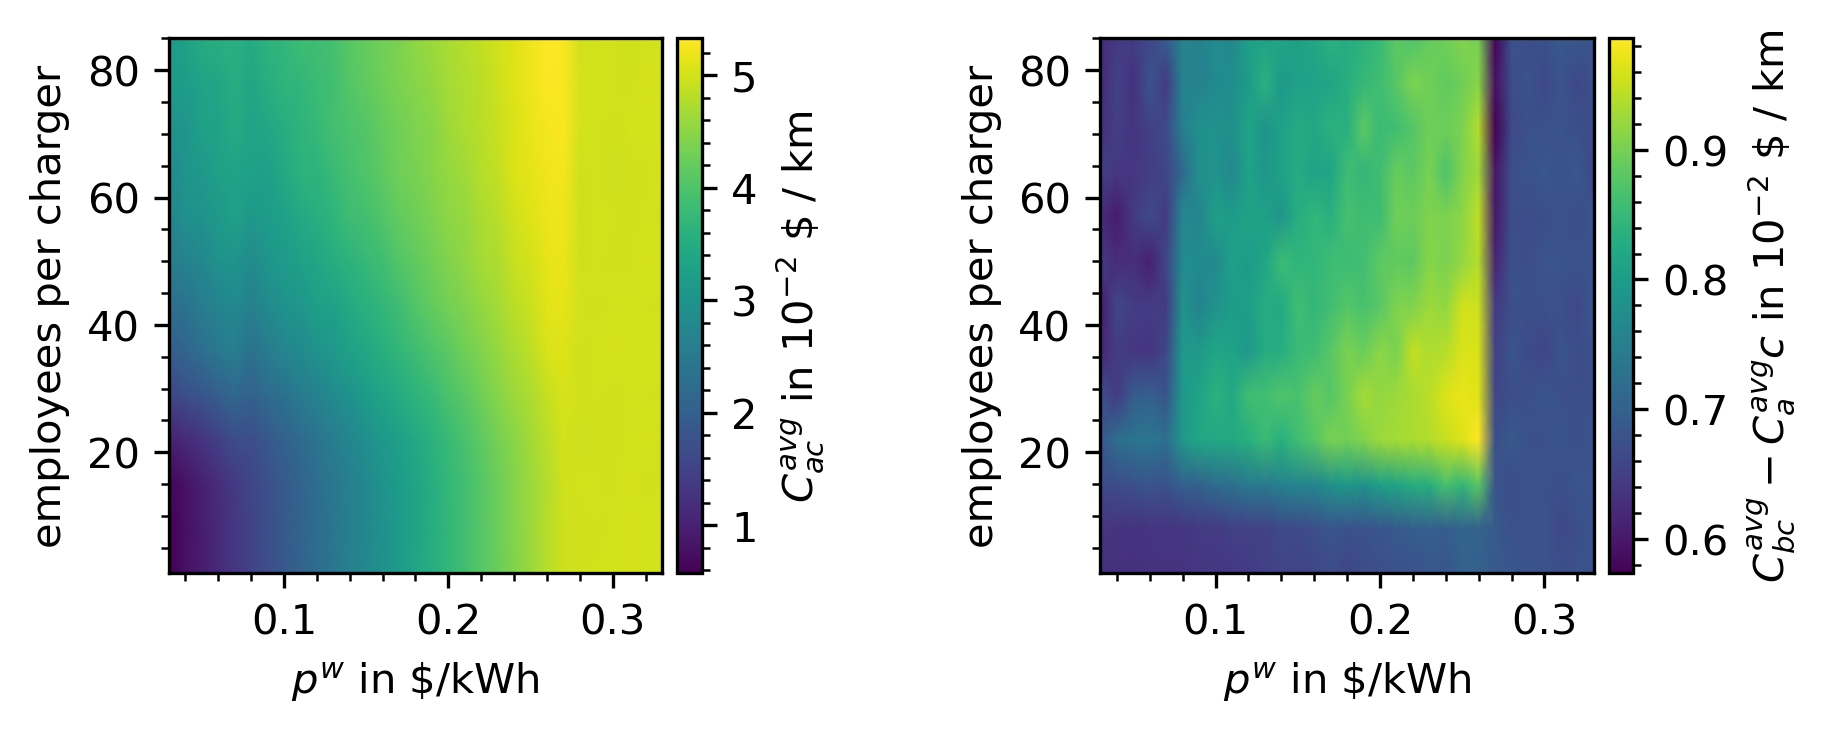

This figure's Python source:
# -*- coding: utf-8 -*-
"""
Created on Wed Aug 11 14:00:30 2021

@author: S3739258
"""

import os
import fiona

import matplotlib.pyplot as plt
import matplotlib.patches
import matplotlib as mpl
from mpl_toolkits.axes_grid1 import make_axes_locatable


from parameters import Parameters
from output_data import OutputData
from console_output import ConsoleOutput
from cast import Cast
from csv_helper import CSVHelper

# constants
SINGLE_RUN = ["charge_received_time_series", "charger_utilisation_time_series",
              "location_time_series"]
D1_SWEEP = ["sweep_data"]
D2_SWEEP = ["avg_cost", "avg_cost_apartment", "avg_cost_house_no_pv",
            "avg_cost_house_pv", "charge_emergency", "charge_grid",
            "charge_held_back", "charge_pv", "charge_work", "utilisation"]
PATH = "results"

MY_DPI = 96
mpl.rcParams['figure.dpi'] = 300

# ### comparison parameters
# general
nbr_of_agents = 2400
# run A
season = "1"
model = 6
addendum = ""
identifier = "avg_cost"

file_left = "model_6_nbr_agents_2400_season_avg_avg_cost.csv"
file_right = "model_4-6_nbr_agents_2400_season_avg-avg_-_diff_avg_cost.csv"
            
def read_data(relative_path, file_name):
    cast = Cast("difference_tool")
    csv_helper = CSVHelper(relative_path, file_name, skip_header=False)
    firstRowRead = False
    first_row, front_col, data = [], [], []
    for row in csv_helper.data:
        if not firstRowRead:
            first_row = [cell for cell in row]
            firstRowRead = True
        else:
            front_col.append(row[0])
            data.append([cast.to_float(cell, "data_cell") for cell in row[1:]])
    return first_row, front_col, data


cast = Cast("Analysis")

first_row_left,  front_col_left,  data_left  = read_data(PATH, file_left)
first_row_right, front_col_right, data_right = read_data(PATH, file_right)

for i, _ in enumerate(data_left):
    for j, __ in enumerate(_):
        data_left[i][j] *= 10**2
for i, _ in enumerate(data_right):
    for j, __ in enumerate(_):
        data_right[i][j] *= 10**2

cmap = mpl.cm.viridis
x_label_left = "$p^w$ in \$/kWh"
x_label_right = "$p^w$ in \$/kWh"
y_label_left = "Employees per charger"
y_label_right = "Employees per charger"
z_label_left = "$C^{avg}_{adv}$ in $10^{-2}$ \$/km"
z_label_right = "$C^{avg}_{bsc} - C^{avg}_{adv}$ in $10^{-2}$ \$/km"

x_ticks_left = [cast.to_float(i, "first_row_cell")\
                for i in first_row_left[1:]]
x_ticks_right = [cast.to_float(i, "first_row_cell")\
                 for i in first_row_right[1:]]
y_ticks_left = [cast.to_int(i, "front_col_cell") \
                for i in front_col_left]
y_ticks_right = [cast.to_int(i, "front_col_cell") \
                 for i in front_col_right]

cm = 1/2.54
fontsize=8

fig = plt.figure(figsize=(16*cm, 5*cm))
gs = fig.add_gridspec(1, 2, wspace=1.3*cm)
ax = gs.subplots(sharex=False, sharey=False)

vmin_left=min([min(row) for row in data_left])
vmin_right=min([min(row) for row in data_right])
vmax_left=max([max(row) for row in data_left])
vmax_right=max([max(row) for row in data_right])
norm_left = mpl.colors.Normalize(vmin=vmin_left, vmax=vmax_left)
norm_right = mpl.colors.Normalize(vmin=vmin_left, vmax=vmax_right)

ax[0].pcolormesh(x_ticks_left, y_ticks_left, data_left, cmap=cmap,
              shading='gouraud', vmin=vmin_left, vmax=vmax_left)
ax[0].set_xlabel(x_label_left, fontsize=fontsize)
ax[0].set_ylabel(y_label_left, fontsize=fontsize)
ax[0].minorticks_on()
ax[0].tick_params(labelsize=fontsize)

divider = make_axes_locatable(ax[0])
cax = divider.append_axes("right", size="5%", pad=0.05)
cbar = plt.colorbar(mpl.cm.ScalarMappable(norm=norm_left,cmap=cmap),
                    cax=cax)
cbar.minorticks_on()
cbar.ax.tick_params(labelsize=fontsize)
cbar.set_label(z_label_left, fontsize=fontsize)
ax[0].text(.32, 81, "a)", va="top", ha="right", fontsize=fontsize)

ax[1].pcolormesh(x_ticks_right, y_ticks_right, data_right, cmap=cmap,
              shading='gouraud', vmin=vmin_right, vmax=vmax_right)
ax[1].set_xlabel(x_label_right, fontsize=fontsize)
ax[1].set_ylabel(y_label_right, fontsize=fontsize)
ax[1].minorticks_on()
ax[1].tick_params(labelsize=fontsize)
ax[1].text(.32, 81, "b)", va="top", ha="right", fontsize=fontsize, color='w')

divider = make_axes_locatable(ax[1])
cax = divider.append_axes("right", size="5%", pad=0.05)
cbar = plt.colorbar(mpl.cm.ScalarMappable(norm=norm_right,cmap=cmap),
                    cax=cax)
cbar.minorticks_on()
cbar.ax.tick_params(labelsize=fontsize)
cbar.set_label(z_label_right, fontsize=fontsize)

plt.show()

file_name = "double_sweep.pdf"
fig.savefig(file_name, bbox_inches='tight', pad_inches=0.01)
file_name = "double_sweep.png"
fig.savefig(file_name, bbox_inches='tight', pad_inches=0.01)